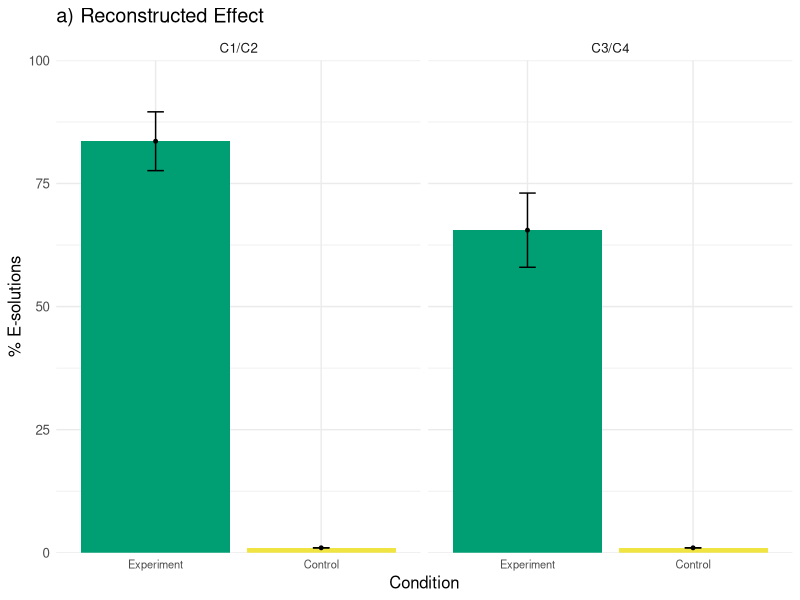
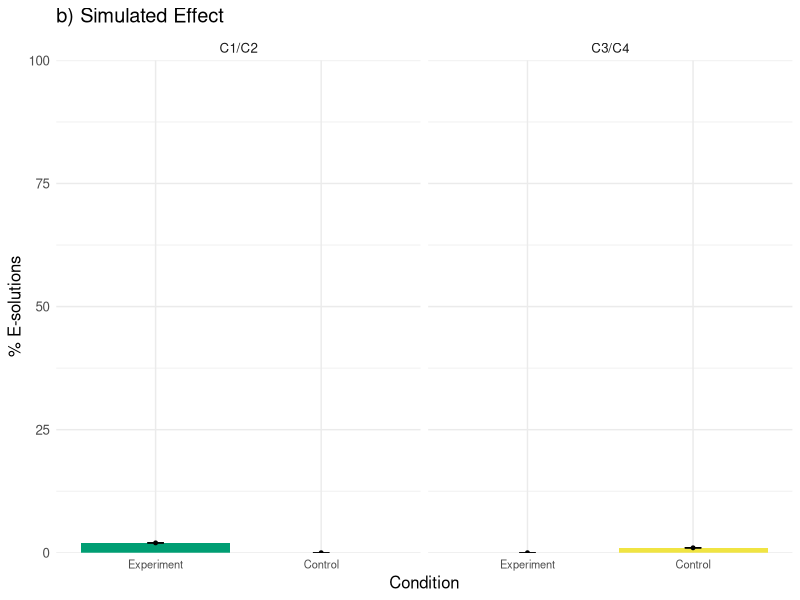
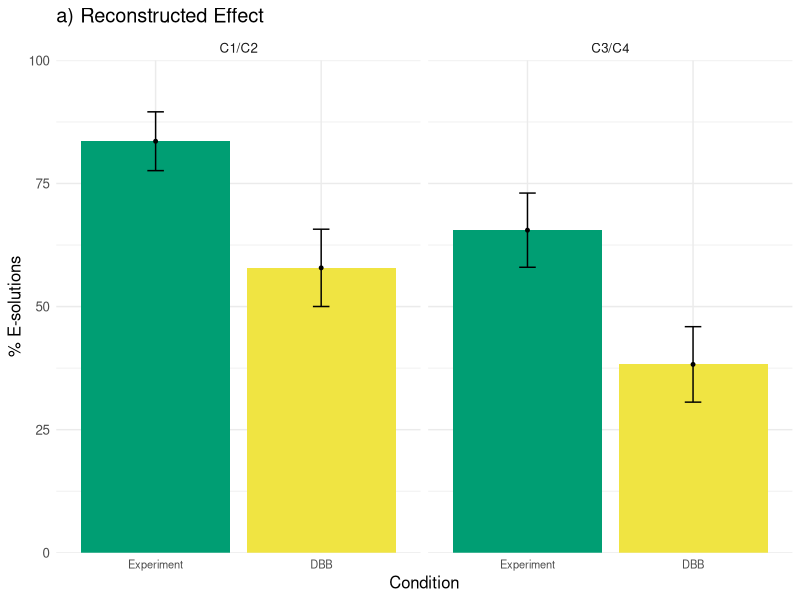
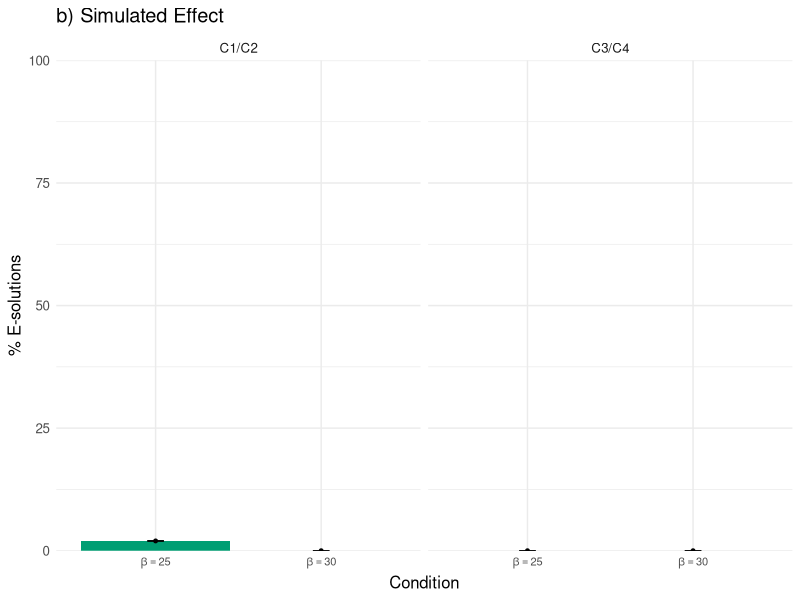

The R source for these figures, in order: (Note: this script raises an error after producing the figures.)
## ---- chunk 1
knitr::opts_chunk$set(echo = TRUE)
## ---- chunk 2
#required packages
library(ggplot2)
library(plyr)
library(BayesFactor)
library(viridisLite)
library(patchwork)
library(ggridges)
## ---- chunk 3
#simulated e1-solutions
de1<-read.csv("data/esolution1.csv")
#simulated e2-solutions
de2<-read.csv("data/esolution2.csv")
#simulated e1-control
dc1<-read.csv("data/esolution_control1.csv")
#simulated e2-control
dc2<-read.csv("data/esolution_control2.csv")

#delete X (artefact from csv saving)
de1$X<-de2$X<-dc1$X<-dc2$X<-NULL

#generate usable files
de1<-data.frame(probs=as.vector(t(de1)), lrate=rep(seq(0, 1, 0.05), 50), alpha=rep(1:50, each=21))
de2<-data.frame(probs=as.vector(t(de2)), lrate=rep(seq(0, 1, 0.05), 50), alpha=rep(1:50, each=21))
dc1<-data.frame(probs=as.vector(t(dc1)), lrate=rep(seq(0, 1, 0.05), 50), alpha=rep(1:50, each=21))
dc2<-data.frame(probs=as.vector(t(dc2)), lrate=rep(seq(0, 1, 0.05), 50), alpha=rep(1:50, each=21))

#read in 
d<-read.csv("data/luchinsmain.csv")
d<-subset(d, Group != 'DBB')
## ---- chunk 4
#build a model to predict E1
m<-glm(E1~Group, data=d, family="binomial")

#predict probs and SEs
pred<-predict(m, newdata = data.frame(Group=c('Control', 'Plain')), type="response", se.fit=TRUE)

#get percentages
dp1<-data.frame(p=100*pred$fit+1, se=100*pred$se.fit, Group=c('Control', 'Plain'))

#fit to E2
m<-glm(E2~Group, data=d, family="binomial")
#predict probs and SEs
pred<-predict(m, newdata = data.frame(Group=c('Control', 'Plain')), type="response", se.fit=TRUE)

#get percentages (we add 1 to make line visible)
dp2<-data.frame(p=100*pred$fit+1, se=100*pred$se.fit, Group=c('Control','Plain'))

#bind together
dp<-rbind(dp1, dp2)

#recode responses names for nicer plotting
dp$response<-rep(c("C1/C2", "C3/C4"), each=2)

#change name of Group
dp$Group<-ifelse(dp$Group=='Plain', 'Experiment', 'Control')
#relevel
dp$Group<-factor(dp$Group, levels=c('Experiment', 'Control'))

#color palette
cbPalette <- c("#009E73", "#F0E442")

#limits with 95% CIs
limits <- aes(ymax = p + 1.96*se, ymin=p - 1.96*se)

#plot
p1 <- ggplot(dp, aes(y=p, x=Group, fill=Group)) + 
  #bars
  geom_bar(position="dodge", stat="identity")+
  #error bars
  geom_errorbar(limits, position="dodge", width=0.1)+
  #points
  geom_point(size=1)+
  #color
  scale_fill_manual(values = c(cbPalette))+
  #theme
  theme_minimal() +
  #limits
  scale_y_continuous(limits = c(0,100), expand = c(0, 0)) +
  #two facets
  facet_wrap(~response)+
  #labs
  xlab("Condition")+
  ylab("% E-solutions")+
  #title
  ggtitle("a) Reconstructed Effect")+
  #adjust text size
  theme(text = element_text(size=12,  family="sans"),
        axis.text.x = element_text(size = 8))+
  #no legend
  theme(legend.position = "none")
p1
## ---- chunk 5
dd<-rbind(subset(de1, lrate==0.0 & alpha==25), 
          subset(de2, lrate==0.0 & alpha==25),
          subset(dc1, lrate==0.0 & alpha==25), 
          subset(dc2, lrate==0.0 & alpha==25))

dd$Group<-rep(c('Experiment', 'Control'), each=2)
dd$Group<-factor(dd$Group, levels=c('Experiment', 'Control'))

dd$response<-rep(c('C1/C2', 'C3/C4'), 2)
dd$p<-round(dd$probs*100)
dd$p[4]<-1
dd$se<-rep(0, 4)
#plot
p2 <- ggplot(dd, aes(y=p, x=Group, fill=Group)) + 
  #bars
  geom_bar(position="dodge", stat="identity")+
  #error bars
  geom_errorbar(limits, position="dodge", width=0.1)+
  #points
  geom_point(size=1)+
  #color
  scale_fill_manual(values = c(cbPalette))+
  #theme
  theme_minimal() +
  #limits
  scale_y_continuous(limits = c(0,100), expand = c(0, 0)) +
  #two facets
  facet_wrap(~response)+
  #labs
  xlab("Condition")+
  ylab("% E-solutions")+
  #title
  ggtitle("b) Simulated Effect")+
  #adjust text size
  theme(text = element_text(size=12,  family="sans"),
        axis.text.x = element_text(size = 8))+
  #no legend
  theme(legend.position = "none")
p2
## ---- chunk 6
cat('Plain E1:', sum(subset(d,Group=="Plain")$E1), 'out of', length(subset(d,Group=="Plain")$E1))
cat('Plain E2:', sum(subset(d,Group=="Plain")$E2), 'out of', length(subset(d,Group=="Plain")$E2))
cat('Control E1:', sum(subset(d,Group=="Control")$E1), 'out of', length(subset(d,Group=="Control")$E1))
cat('Control E2:', sum(subset(d,Group=="Control")$E2), 'out of', length(subset(d,Group=="Control")$E2))

me1<-matrix(c(sum(subset(d,Group=="Plain")$E1==1), sum(subset(d,Group=="Control")$E1==1),
              sum(subset(d,Group=="Plain")$E1==0), sum(subset(d,Group=="Control")$E1==0)), nrow=2)

me1[,1]/rowSums(me1)
chisq.test(me1, correct = FALSE)
contingencyTableBF(me1, sampleType = "indepMulti", fixedMargin = "cols")

me2<-matrix(c(sum(subset(d,Group=="Plain")$E2==1), sum(subset(d,Group=="Control")$E2==1),
              sum(subset(d,Group=="Plain")$E2==0), sum(subset(d,Group=="Control")$E2==0)), nrow=2)

me2[,1]/rowSums(me2)
chisq.test(me2, correct = FALSE)
contingencyTableBF(me2, sampleType = "indepMulti", fixedMargin = "cols")

me3<-matrix(c(sum(subset(d,Group=="Plain")$E1==1), sum(subset(d,Group=="Plain")$E2==1),
              sum(subset(d,Group=="Plain")$E1==0), sum(subset(d,Group=="Plain")$E2==0)), nrow=2)

me3[,1]/rowSums(me3)
chisq.test(me3, correct = FALSE)
contingencyTableBF(me3, sampleType = "indepMulti", fixedMargin = "cols")

## ---- chunk 7
cat('Plain E1:', round(dd$probs[1]*100), 'out of', 100)
cat('Plain E2:', round(dd$probs[2]*100), 'out of', 100)
cat('Control E1:', round(dd$probs[3]*100), 'out of', 100)
cat('Control E2:', round(dd$probs[4]*100), 'out of', 100)
## ---- chunk 8
#read in original data
d<-read.csv("data/luchinsmain.csv")
#exlcude control group since we only want experimental and DBB group
d<-subset(d, Group != 'Control')
## ---- chunk 9
#model E1 response
m<-glm(E1~Group, data=d, family="binomial")
#predict probs and SEs
pred<-predict(m, newdata = data.frame(Group=c('DBB', 'Plain')), type="response", se.fit=TRUE)
#get percentages
dp1<-data.frame(p=100*pred$fit+1, se=100*pred$se.fit, Group=c('DBB', 'Plain'))
#model E2
m<-glm(E2~Group, data=d, family="binomial")
#predict probs and SEs
pred<-predict(m, newdata = data.frame(Group=c('DBB', 'Plain')), type="response", se.fit=TRUE)
#get percentages
dp2<-data.frame(p=100*pred$fit+1, se=100*pred$se.fit, Group=c('Control','Plain'))
#bind together
dp<-rbind(dp1, dp2)
#response for nice plotting
dp$response<-rep(c("C1/C2", "C3/C4"), each=2)

#change names for plotting
dp$Group<-ifelse(dp$Group=='Plain', 'Experiment', 'DBB')
#relevel
dp$Group<-factor(dp$Group, levels=c('Experiment', 'DBB'))

#plot
p3 <- ggplot(dp, aes(y=p, x=Group, fill=Group)) + 
  #bars
  geom_bar(position="dodge", stat="identity")+
  #error bars
  geom_errorbar(limits, position="dodge", width=0.1)+
  #points
  geom_point(size=1)+
  #color
  scale_fill_manual(values = c(cbPalette))+
  #theme
  theme_minimal() +
  #limits
  scale_y_continuous(limits = c(0,100), expand = c(0, 0)) +
  #two facets
  facet_wrap(~response)+
  #labs
  xlab("Condition")+
  ylab("% E-solutions")+
  #title
  ggtitle("a) Reconstructed Effect")+
  #adjust text size
  theme(text = element_text(size=12,  family="sans"),
        axis.text.x = element_text(size = 8))+
  #no legend
  theme(legend.position = "none")
p3
## ---- chunk 10
dd<-rbind(subset(de1, lrate==0.0 & alpha==25), 
          subset(de2, lrate==0.0 & alpha==25),
          subset(de1, lrate==0.0 & alpha==30), 
          subset(de2, lrate==0.0 & alpha==30))

dd$Group<-rep(c('Experiment', 'DBB'), each=2)
dd$Group<-factor(dd$Group, levels=c('Experiment', 'DBB'))

dd$response<-rep(c('C1/C2', 'C3/C4'), 2)
dd$p<-round(dd$probs*100)
dd$se<-rep(0, 4)

p4 <- ggplot(dd, aes(y=p, x=Group, fill=Group)) + 
  #bars
  geom_bar(position="dodge", stat="identity")+
  #error bars
  geom_errorbar(limits, position="dodge", width=0.1)+
  #points
  geom_point(size=1)+
  scale_x_discrete(labels=c(expression(beta==25), expression(beta==30)))+
  #color
  scale_fill_manual(values = c(cbPalette))+
  #theme
  theme_minimal() +
  #limits
  scale_y_continuous(limits = c(0,100), expand = c(0, 0)) +
  #two facets
  facet_wrap(~response)+
  #labs
  xlab("Condition")+
  ylab("% E-solutions")+
  #title
  ggtitle("b) Simulated Effect")+
  #adjust text size
  theme(text = element_text(size=12,  family="sans"),
        axis.text.x = element_text(size = 8))+
  #no legend
  theme(legend.position = "none")
p4
## ---- chunk 11
cat('Plain E1:', sum(subset(d,Group=="Plain")$E1), 'out of', length(subset(d,Group=="Plain")$E1))
cat('Plain E2:', sum(subset(d,Group=="Plain")$E2), 'out of', length(subset(d,Group=="Plain")$E2))
cat('DBB E1:', sum(subset(d,Group=="DBB")$E1), 'out of', length(subset(d,Group=="DBB")$E1))
cat('DBB E2:', sum(subset(d,Group=="DBB")$E2), 'out of', length(subset(d,Group=="DBB")$E2))

me1<-matrix(c(sum(subset(d,Group=="Plain")$E1==1), sum(subset(d,Group=="DBB")$E1==1),
              sum(subset(d,Group=="Plain")$E1==0), sum(subset(d,Group=="DBB")$E1==0)), nrow=2)

me1[,1]/rowSums(me1)
chisq.test(me1, correct = FALSE)
contingencyTableBF(me1, sampleType = "indepMulti", fixedMargin = "cols")

me2<-matrix(c(sum(subset(d,Group=="Plain")$E2==1), sum(subset(d,Group=="DBB")$E2==1),
              sum(subset(d,Group=="Plain")$E2==0), sum(subset(d,Group=="DBB")$E2==0)), nrow=2)

me2[,1]/rowSums(me2)
chisq.test(me2, correct = FALSE)
contingencyTableBF(me2, sampleType = "indepMulti", fixedMargin = "cols")

me3<-matrix(c(sum(subset(d,Group=="DBB")$E1==1), sum(subset(d,Group=="DBB")$E2==1),
              sum(subset(d,Group=="DBB")$E1==0), sum(subset(d,Group=="DBB")$E2==0)), nrow=2)

me3[,1]/rowSums(me3)
chisq.test(me3, correct = FALSE)
contingencyTableBF(me3, sampleType = "indepMulti", fixedMargin = "cols")

## ---- chunk 12
cat('Plain E1:', round(dd$probs[1]*100), 'out of', 100)
cat('Plain E2:', round(dd$probs[2]*100), 'out of', 100)
cat('DBB E1:', round(dd$probs[3]*100), 'out of', 100)
cat('DBB E2:', round(dd$probs[4]*100), 'out of', 100)
## ---- chunk 13
#reconstructed behavioral data
d<-read.csv("data/einstellungsize.csv")

#simulated data
eshort1<-read.csv("data/e1short.csv")
eshort2<-read.csv("data/e2short.csv")
elong1<-read.csv("data/e1long.csv")
elong2<-read.csv("data/e2long.csv")

#delete X since it's an artefact
eshort1$X<-eshort2$X<-elong1$X<-elong2$X<-NULL

#get simulated data to usable format
eshort1<-data.frame(probs=as.vector(t(eshort1)), lrate=rep(seq(0, 1, 0.05), 50), alpha=rep(1:50, each=21))
eshort2<-data.frame(probs=as.vector(t(eshort2)), lrate=rep(seq(0, 1, 0.05), 50), alpha=rep(1:50, each=21))
elong1<-data.frame(probs=as.vector(t(elong1)), lrate=rep(seq(0, 1, 0.05), 50), alpha=rep(1:50, each=21))
elong2<-data.frame(probs=as.vector(t(elong2)), lrate=rep(seq(0, 1, 0.05), 50), alpha=rep(1:50, each=21))
## ---- chunk 14
#using SE here becaus GLM struggles with only 1s as observations
se<-function(x){sd(x)/sqrt(length(x))}

#summarize behavioral data for E1
dd1<-ddply(d, ~Tasks, summarize, p=mean(E1*100), se=se(E1*100))

#summarize behavioral data for E2
dd2<-ddply(d, ~Tasks, summarize, p=mean(E2*100), se=se(E2*100))
#bind them together
dp<-rbind(dd1, dd2)
#recode response for nicer labels
dp$response<-rep(c('C1/C2', 'C3/C4'), each=2)
#Group is Short and Long for more or less training
dp$Group<-rep(c('Short', 'Long'), 2)


p5 <- ggplot(dp, aes(y=p, x=Group, fill=Group)) + 
  #bars
  geom_bar(position="dodge", stat="identity")+
  #error bars
  geom_errorbar(limits, position="dodge", width=0.1)+
  #points
  geom_point(size=1)+
  #color
  scale_fill_manual(values = c(cbPalette))+
  #theme
  theme_minimal() +
  #limits
  scale_y_continuous(limits = c(0,101), expand = c(0, 0)) +
  #two facets
  facet_wrap(~response)+
  #labs
  xlab("Condition")+
  ylab("% E-solutions")+
  #title
  ggtitle("a) Reconstructed Effect")+
  #adjust text size
  theme(text = element_text(size=12,  family="sans"),
        axis.text.x = element_text(size = 8))+
  #no legend
  theme(legend.position = "none")
p5
## ---- chunk 15
dd<-rbind(subset(eshort1, lrate==0.0 & alpha==15), 
          subset(eshort2, lrate==0.0 & alpha==15),
          subset(elong1, lrate==0.0 & alpha==15), 
          subset(elong2, lrate==0.0 & alpha==15))

dd$Group<-rep(c('Short', 'Long'), each=2)
dd$Group<-factor(dd$Group, levels=c('Long', 'Short'))

dd$response<-rep(c("C1/C2", "C3/C4"), 2)
dd$p<-round(dd$probs*100)

dd$se<-rep(0, 4)

#limits with CIs
limits <- aes(ymax = p + 1.96*se, ymin=p - 1.96*se)

#plot
p6 <- ggplot(dd, aes(y=p, x=Group, fill=Group)) + 
  #bars
  geom_bar(position="dodge", stat="identity")+
  #error bars
  geom_errorbar(limits, position="dodge", width=0.1)+
  #points
  geom_point(size=1)+
  #color
  scale_fill_manual(values = c(cbPalette))+
  #theme
  theme_minimal() +
  #limits
  scale_y_continuous(limits = c(0,101), expand = c(0, 0)) +
  #two facets
  facet_wrap(~response)+
  #labs
  xlab("Condition")+
  ylab("% E-solutions")+
  #title
  ggtitle("b) Simulated Effect")+
  #adjust text size
  theme(text = element_text(size=12,  family="sans"),
        axis.text.x = element_text(size = 8))+
  #no legend
  theme(legend.position = "none")
p6
## ---- chunk 16
d$Tasks<-ifelse(d$Tasks==9, 'Long', 'Short')
cat('Plain E1:', sum(subset(d,Tasks=="Short")$E1), 'out of', length(subset(d,Tasks=="Short")$E1))
cat('Plain E2:', sum(subset(d,Tasks=="Short")$E2), 'out of', length(subset(d,Tasks=="Short")$E2))
cat('Control E1:', sum(subset(d,Tasks=="Long")$E1), 'out of', length(subset(d,Tasks=="Long")$E1))
cat('Control E2:', sum(subset(d,Tasks=="Long")$E2), 'out of', length(subset(d,Tasks=="Long")$E2))

me1<-matrix(c(sum(subset(d,Tasks=="Short")$E1==1), sum(subset(d,Tasks=="Long")$E1==1),
              sum(subset(d,Tasks=="Short")$E1==0), sum(subset(d,Tasks=="Long")$E1==0)), nrow=2)

me1[,1]/rowSums(me1)
chisq.test(me1, correct = FALSE)
contingencyTableBF(me1, sampleType = "indepMulti", fixedMargin = "cols")

me2<-matrix(c(sum(subset(d,Tasks=="Short")$E2==1), sum(subset(d,Tasks=="Long")$E2==1),
              sum(subset(d,Tasks=="Short")$E2==0), sum(subset(d,Tasks=="Long")$E2==0)), nrow=2)

me2[,1]/rowSums(me2)
chisq.test(me2, correct = FALSE)
contingencyTableBF(me2, sampleType = "indepMulti", fixedMargin = "cols")

me3<-matrix(c(sum(subset(d,Tasks=="Short")$E1==1), sum(subset(d,Tasks=="Short")$E2==1),
              sum(subset(d,Tasks=="Short")$E1==0), sum(subset(d,Tasks=="Short")$E2==0)), nrow=2)

me3[,1]/rowSums(me3)
chisq.test(me3, correct = FALSE)
contingencyTableBF(me3, sampleType = "indepMulti", fixedMargin = "cols")

## ---- chunk 17
cat('Short E1:', round(dd$probs[1]*100), 'out of', 100)
cat('Short E2:', round(dd$probs[2]*100), 'out of', 100)
cat('Long E1:', round(dd$probs[3]*100), 'out of', 100)
cat('Long E2:', round(dd$probs[4]*100), 'out of', 100)
## ---- chunk 18
#reconstructed data
d<-read.csv("data/alternating.csv")

#alternated training
ealternating<-read.csv("data/ealternating.csv")
#remove X
ealternating$X<-NULL
#change to readable format
ealternating<-data.frame(probs=as.vector(t(ealternating)), lrate=rep(seq(0, 1, len=21), 50), alpha=rep(1:50, each=21))
#E1-solutions
de1<-read.csv("data/esolution1.csv")
de1$X<-NULL
de1<-data.frame(probs=as.vector(t(de1)), lrate=rep(seq(0, 1, 0.05), 50), alpha=rep(1:50, each=21))

## ---- chunk 19
dd<-ddply(d, ~Group, summarize, p=mean(E1*100), se=se(E1*100))
dd$Group<-factor(dd$Group, levels=c('Plain', 'Alternating'))

p7 <- ggplot(dd, aes(y=p, x=Group, fill=Group)) + 
  #bars
  geom_bar(position="dodge", stat="identity")+
  #error bars
  geom_errorbar(limits, position="dodge", width=0.1)+
  #points
  geom_point(size=1)+
  #color
  scale_fill_manual(values = c(cbPalette))+
  #theme
  theme_minimal() +
  #limits
  scale_y_continuous(limits = c(0,100), expand = c(0, 0)) +
  #labs
  xlab("Condition")+
  ylab("% E-solutions")+
  #title
  ggtitle("a) Reconstructed Effect")+
  #adjust text size
  theme(text = element_text(size=12,  family="sans"),
        axis.text.x = element_text(size = 8))+
  #no legend
  theme(legend.position = "none")
p7
## ---- chunk 20

d1<-rbind(subset(de1, lrate==0.0 & alpha==25), subset(ealternating, lrate==0.0 & alpha==25))
dd<-data.frame(p=d1$probs*100, Group=c('Plain', 'Alternating'), se=rep(0, 2))
dd$Group<-factor(dd$Group, levels=c('Plain', 'Alternating'))


p8 <- ggplot(dd, aes(y=p, x=Group, fill=Group)) + 
  #bars
  geom_bar(position="dodge", stat="identity")+
  #error bars
  geom_errorbar(limits, position="dodge", width=0.1)+
  #points
  geom_point(size=1)+
  #color
  scale_fill_manual(values = c(cbPalette))+
  #theme
  theme_minimal() +
  #limits
  scale_y_continuous(limits = c(0,100), expand = c(0, 0)) +
  #labs
  xlab("Condition")+
  ylab("% E-solutions")+
  #title
  ggtitle("b) Simulated Effect")+
  #adjust text size
  theme(text = element_text(size=12,  family="sans"),
        axis.text.x = element_text(size = 8))+

  #no legend
  theme(legend.position = "none")
p8
## ---- chunk 21
cat('Plain E1:', sum(subset(d,Group=="Plain")$E1), 'out of', length(subset(d,Group=="Plain")$E1))
cat('Control E1:', sum(subset(d,Group=="Alternating")$E1), 'out of', length(subset(d,Group=="Alternating")$E1))

me1<-matrix(c(sum(subset(d,Group=="Plain")$E1==1), sum(subset(d,Group=="Alternating")$E1==1),
              sum(subset(d,Group=="Plain")$E1==0), sum(subset(d,Group=="Alternating")$E1==0)), nrow=2)

me1[,1]/rowSums(me1)
chisq.test(me1, correct = FALSE)
contingencyTableBF(me1, sampleType = "indepMulti", fixedMargin = "cols")
## ---- chunk 22
cat('Plain E1:', round(dd$p[1]), 'out of', 100)
cat('Alternating E1:', round(dd$p[2]), 'out of', 100)
## ---- chunk 23
#reconstructed data
d<-read.csv("data/speedy.csv")

#simulated data
de1<-read.csv("data/esolution1.csv")
de2<-read.csv("data/esolution2.csv")
de1$X<-de2$X<-NULL
de1<-data.frame(probs=as.vector(t(de1)), lrate=rep(seq(0, 1, 0.05), 50), alpha=rep(1:50, each=21))
de2<-data.frame(probs=as.vector(t(de2)), lrate=rep(seq(0, 1, 0.05), 50), alpha=rep(1:50, each=21))
## ---- chunk 24
d$Group<-ifelse(d$Group=='Speed', 'Speedy', paste(d$Group))
#fit to E1
m<-glm(E1~Group, data=d, family="binomial")
#predict probs and SEs
pred<-predict(m, newdata = data.frame(Group=c('Speedy', 'Plain')), type="response", se.fit=TRUE)
#get percentages
dp1<-data.frame(p=100*pred$fit+1, se=100*pred$se.fit, Group=c('Speedy', 'Plain'))
#fit to E2
m<-glm(E2~Group, data=d, family="binomial")
#predict probs and SEs
pred<-predict(m, newdata = data.frame(Group=c('Speedy', 'Plain')), type="response", se.fit=TRUE)
#get percentatges
dp2<-data.frame(p=100*pred$fit+1, se=100*pred$se.fit, Group=c('Speedy', 'Plain'))
#bind together
dp<-rbind(dp1, dp2)
#mark response
dp$response<-rep(c("C1/C2", "C3/C4"), each=2)
#change order of levels
dp$Group<-factor(dp$Group, levels=c('Plain', 'Speedy'))

#plot
p9 <- ggplot(dp, aes(y=p, x=Group, fill=Group)) + 
  #bars
  geom_bar(position="dodge", stat="identity")+
  #error bars
  geom_errorbar(limits, position="dodge", width=0.1)+
  #points
  geom_point(size=1)+
  #color
  scale_fill_manual(values = c(cbPalette))+
  #theme
  theme_minimal() +
  #limits
  scale_y_continuous(limits = c(0,104), expand = c(0, 0)) +
  #two facets
  facet_wrap(~response)+
  #labs
  xlab("Condition")+
  ylab("% E-solutions")+
  #title
  ggtitle("a) Reconstructed Effect")+
  #adjust text size
  theme(text = element_text(size=12,  family="sans"),
        axis.text.x = element_text(size = 8))+
  #no legend
  theme(legend.position = "none")

p9
## ---- chunk 25
dd<-rbind(subset(de1, lrate==0.0 & alpha==25), 
          subset(de2, lrate==0.0 & alpha==25),
          subset(de1, lrate==0.0 & alpha==15), 
          subset(de2, lrate==0.0 & alpha==15))

dd$Group<-rep(c('Experiment', 'Speedy'), each=2)
dd$Group<-factor(dd$Group, levels=c('Experiment', 'Speedy'))

dd$response<-c('C1/C2', 'C3/C4', 'C3/C4', 'C1/C2')
dd$p<-round(dd$probs*100)
dd$se<-rep(0, 4)

p10 <- ggplot(dd, aes(y=p, x=Group, fill=Group)) + 
  #bars
  geom_bar(position="dodge", stat="identity")+
  #error bars
  geom_errorbar(limits, position="dodge", width=0.1)+
  #points
  geom_point(size=1)+
  scale_x_discrete(labels=c(expression(beta==25), expression(beta==15)))+
  #color
  scale_fill_manual(values = c(cbPalette))+
  #theme
  theme_minimal() +
  #limits
  scale_y_continuous(limits = c(0,101), expand = c(0, 0)) +
  #two facets
  facet_wrap(~response)+
  #labs
  xlab("Condition")+
  ylab("% E-solutions")+
  #title
  ggtitle("b) Simulated Effect")+
  #adjust text size
  theme(text = element_text(size=12,  family="sans"),
        axis.text.x = element_text(size = 8))+
  #no legend
  theme(legend.position = "none")
p10
## ---- chunk 26
cat('Speedy E1:', sum(subset(d,Group=="Speedy")$E1), 'out of', length(subset(d,Group=="Speedy")$E1))
cat('Speedy E2:', sum(subset(d,Group=="Speedy")$E2), 'out of', length(subset(d,Group=="Speedy")$E2))
cat('Plain E1:', sum(subset(d,Group=="Plain")$E1), 'out of', length(subset(d,Group=="Plain")$E1))
cat('Plain E2:', sum(subset(d,Group=="Plain")$E2), 'out of', length(subset(d,Group=="Plain")$E2))

me1<-matrix(c(sum(subset(d,Group=="Plain")$E1==1), sum(subset(d,Group=="Speedy")$E1==1),
              sum(subset(d,Group=="Plain")$E1==0), sum(subset(d,Group=="Speedy")$E1==0)), nrow=2)

me1[,1]/rowSums(me1)
chisq.test(me1, correct = FALSE)
contingencyTableBF(me1, sampleType = "indepMulti", fixedMargin = "cols")

me2<-matrix(c(sum(subset(d,Group=="Plain")$E2==1), sum(subset(d,Group=="Speedy")$E2==1),
              sum(subset(d,Group=="Plain")$E2==0), sum(subset(d,Group=="Speedy")$E2==0)), nrow=2)

me2[,1]/rowSums(me2)
chisq.test(me2, correct = FALSE)
contingencyTableBF(me2, sampleType = "indepMulti", fixedMargin = "cols")
## ---- chunk 27
cat('Plain E1:', round(dd$probs[1]*100), 'out of', 100)
cat('Plain E2:', round(dd$probs[2]*100), 'out of', 100)
cat('Speedy E1:', round(dd$probs[4]*100), 'out of', 100)
cat('Speedy E2:', round(dd$probs[3]*100), 'out of', 100)
